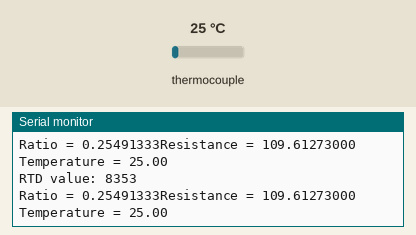
Recording of a sketch running on a simulated Arduino Uno, built with avr-gcc and run on an emulated ATmega328P. On the bench: the last lines printed to the serial monitor. Inputs (shaded band) come from the test bench; at power-on: thermocouple 25 °C.

Above: at 1.2 s.
1.3 s: thermocouple set to 6 °C
At 2.6 s:
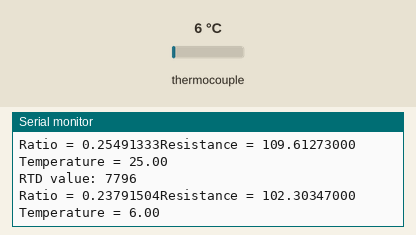
2.8 s: thermocouple set to 75 °C
At 3.8 s:
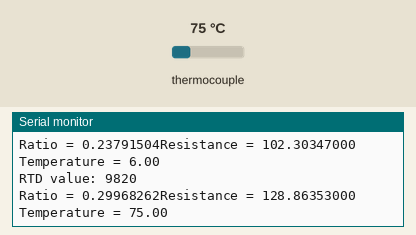
Timing chart, 0 to 5.8 s (numbered marks = the images above; inputs shaded):
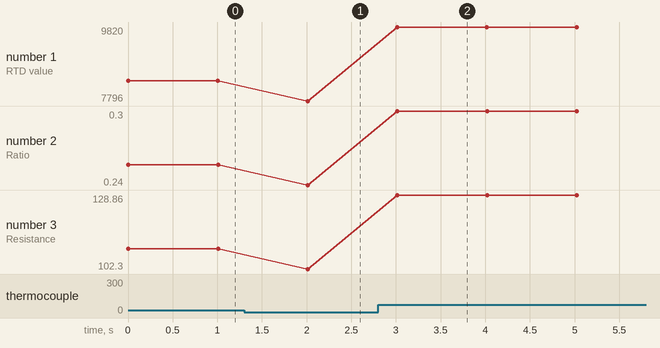

Measured:
- after the input at 1.3 s, the serial monitor: prints a new line after 0.71 s (image 1)
- after the input at 2.8 s, the serial monitor: prints a new line after 0.22 s (image 2)
- plotted number 1: 8353 → 7796 after the input at 1.3 s, 7796 → 9820 after the input at 2.8 s
- plotted number 2: 0.25 → 0.24 after the input at 1.3 s, 0.24 → 0.3 after the input at 2.8 s
- plotted number 3: 109.61 → 102.3 after the input at 1.3 s, 102.3 → 128.86 after the input at 2.8 s

The sketch:

MAX31865_FuncionesRespectoOBCCorrovorado.ino
```cpp
#include <Adafruit_MAX31865.h>

// Define pins for software SPI: CS, DI, DO, CLK
#define CS_PIN 10
#define DI_PIN 11
#define DO_PIN 12
#define CLK_PIN 13

// Create an instance of the Adafruit_MAX31865 class
Adafruit_MAX31865 termometro = Adafruit_MAX31865(CS_PIN, DI_PIN, DO_PIN, CLK_PIN);

// Constants for the sensor
#define RREF 430.0 // Reference resistor value for PT100
#define RNOMINAL 100.0 // Nominal resistance at 0 degrees Celsius for PT100

void FunInicirMAX31865(Adafruit_MAX31865 & thermo);
String FunObtenerStringDatos(Adafruit_MAX31865 & thermo);


void setup() {
// Start serial communication
Serial.begin(115200);
Serial.println("Adafruit MAX31865 PT100 Sensor Test!");
FunInicirMAX31865(termometro);
}

void loop() {

String data = FunObtenerStringDatos(termometro);
Serial.println(data);
delay(1000);
}
void FunInicirMAX31865(Adafruit_MAX31865 & thermo){
  //Initialize the MAX31865 and set the wire configuration
thermo.begin(MAX31865_3WIRE); // Use MAX31865_2WIRE or MAX31865_4WIRE 2 cables y 4 cables respectivamente
return ;
}

String FunObtenerStringDatos(Adafruit_MAX31865 & thermo){
  String datos;
  // Read the raw RTD value
uint16_t rtd = thermo.readRTD();

// Print the RTD value
datos += "RTD value: "+ String(rtd)+"\n";

// Calculate the ratio of the RTD value
float ratio = rtd / 32768.0;

// Print the ratio and resistance
datos += "Ratio = " + String(ratio, 8) + "Resistance = "+ String(RREF * ratio, 8)+ "\n";

// Calculate and print the temperature
float temperature = thermo.temperature(RNOMINAL, RREF);
datos += "Temperature = " + String(temperature) +"\n";

return datos;
}
```
